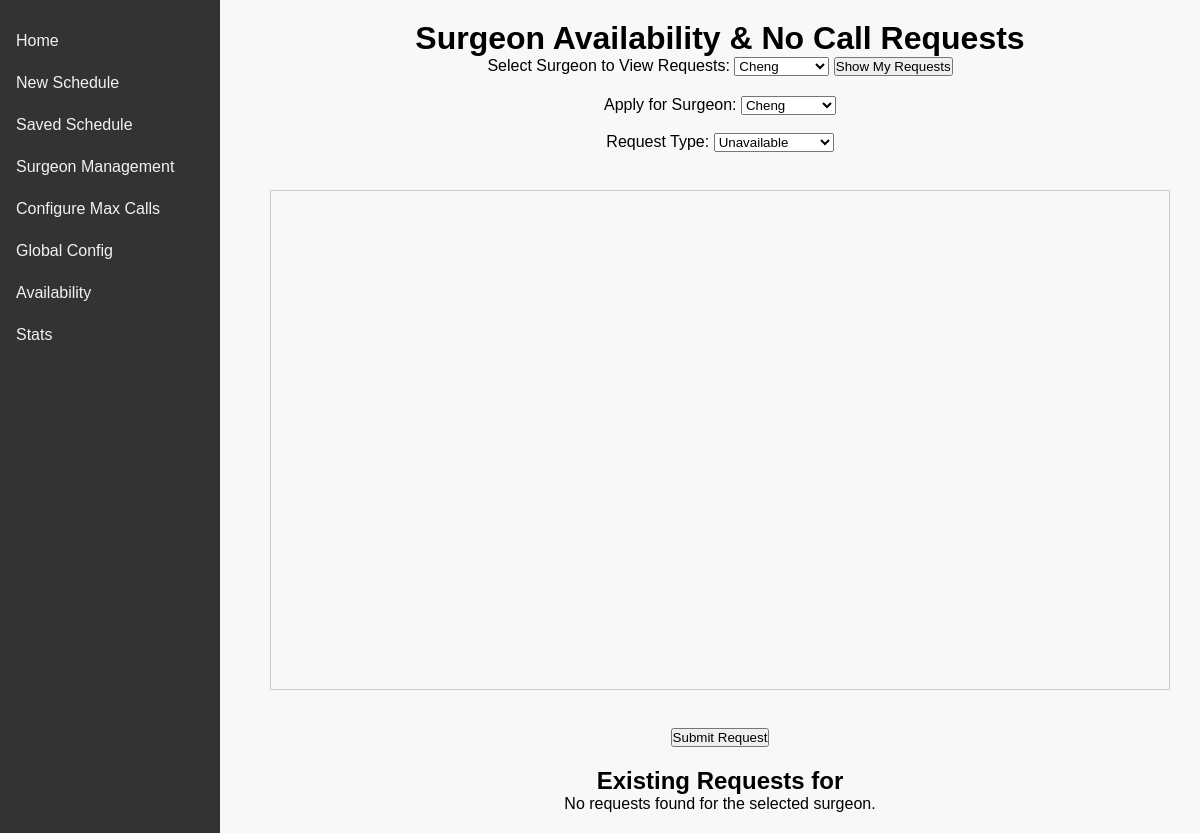
Page /availability?surgeon_id=7 on the earlier database version.
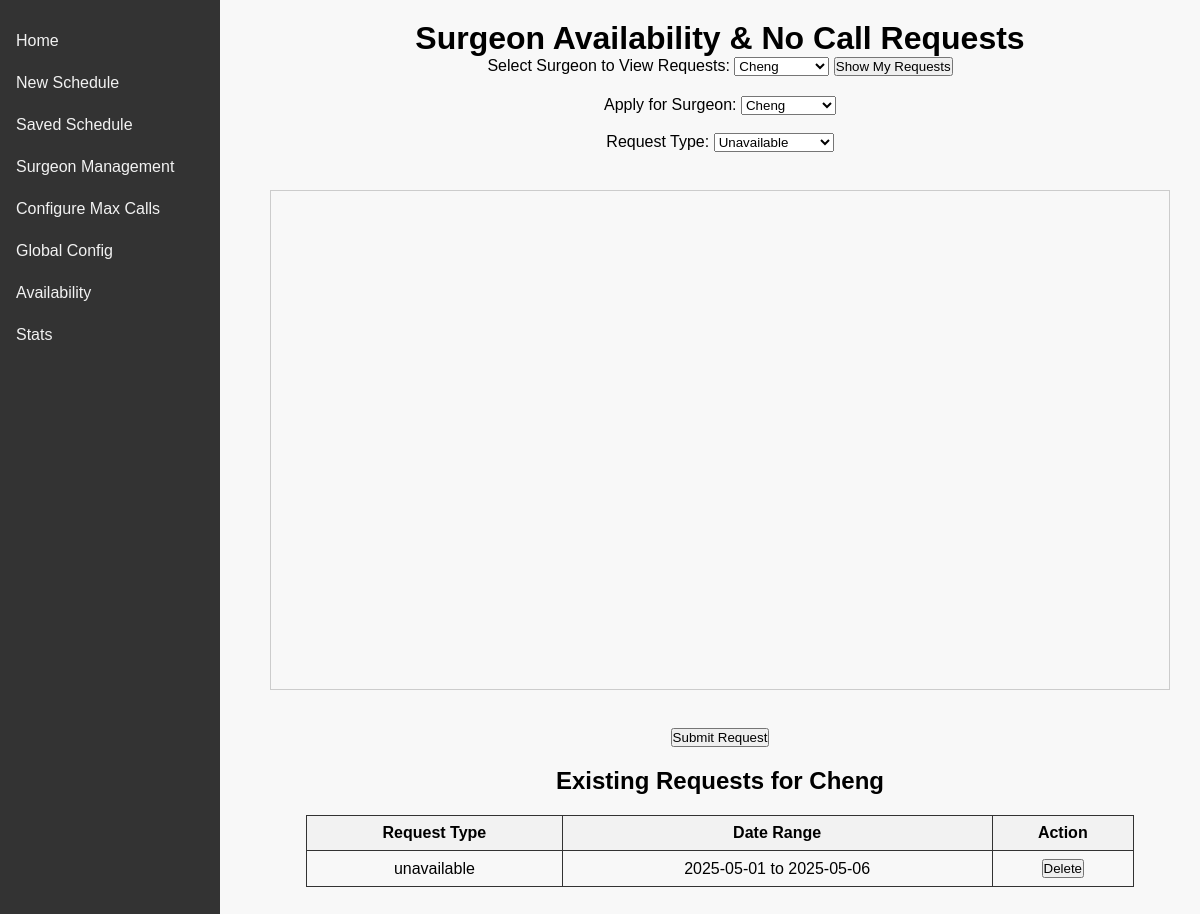
Same page on the later database version.
### tables this page shows
CREATE TABLE surgeons (
                id INTEGER PRIMARY KEY AUTOINCREMENT,
                name TEXT NOT NULL,
                call_levels TEXT NOT NULL
            , nlth INTEGER NOT NULL DEFAULT 0);

CREATE TABLE surgeon_availability (
                id INTEGER PRIMARY KEY AUTOINCREMENT,
                surgeon_id INTEGER,
                request_type TEXT,   -- "unavailable" or "no_call"
                date TEXT,
                FOREIGN KEY(surgeon_id) REFERENCES surgeons(id)
            );

### app.py (the view)
@app.route('/availability', methods=['GET', 'POST'])
def availability():
    db = get_db()
    if request.method == 'POST':
        surgeon_id = request.form.get('surgeon_id')
        request_type = request.form.get('request_type')  # "unavailable" or "no_call"
        start_date = request.form.get('start_date')
        end_date = request.form.get('end_date')
        if not surgeon_id or not start_date or not end_date or not request_type:
            flash("Please fill in all fields.")
        else:
            try:
                start_dt = datetime.datetime.strptime(start_date, "%Y-%m-%d").date()
                end_dt = datetime.datetime.strptime(end_date, "%Y-%m-%d").date()
                if start_dt > end_dt:
                    flash("Start date must be before or equal to end date.")
                    return redirect(url_for('availability', surgeon_id=surgeon_id))
                current_dt = start_dt
                while current_dt <= end_dt:
                    db.execute("INSERT INTO surgeon_availability (surgeon_id, request_type, date) VALUES (?, ?, ?)",
                               (surgeon_id, request_type, current_dt.isoformat()))
                    current_dt += datetime.timedelta(days=1)
                db.commit()
                flash("Request submitted successfully!")
            except Exception as e:
                flash(f"Error processing the dates: {str(e)}")
        return redirect(url_for('availability', surgeon_id=surgeon_id))
    else:
        surgeon_id = request.args.get('surgeon_id')
        try:
            surgeon_id = int(surgeon_id) if surgeon_id else None
        except ValueError:
            surgeon_id = None
        events = {}
        surgeon_name = ""
        if surgeon_id:
            rows = db.execute(
                "SELECT sa.date, sa.request_type, s.name, s.call_levels FROM surgeon_availability sa JOIN surgeons s ON sa.surgeon_id = s.id WHERE s.id = ? ORDER BY sa.date",
                (surgeon_id,)
            ).fetchall()
            if rows:
                surgeon_name = rows[0]["name"]
            grouped_by_type = {}
            for row in rows:
                rtype = row["request_type"]
                if rtype not in grouped_by_type:
                    grouped_by_type[rtype] = []
                grouped_by_type[rtype].append(row["date"])
            for rtype, date_list in grouped_by_type.items():
                events[rtype] = group_dates(date_list)
        surgeons = get_all_surgeons()
        return render_template('availability.html', events=events, surgeons=surgeons, selected_surgeon_id=surgeon_id, surgeon_name=surgeon_name)

### app.py (called while the page is built)
@app.context_processor
def utility_processor():
    return {
        'parse_call_levels': parse_call_levels
    }

@app.teardown_appcontext
def close_connection(exception):
    db = getattr(g, '_database', None)
    if db is not None:
        db.close()

### helper.py (called while the page is built)
def get_db():
    db = getattr(g, '_database', None)
    if db is None:
        db = g._database = sqlite3.connect(DATABASE)
        db.row_factory = sqlite3.Row  # Enables dict-like access.
    return db

def group_dates(date_list):
    if not date_list:
        return []
    date_objs = sorted([datetime.datetime.strptime(d, "%Y-%m-%d").date() for d in date_list])
    groups = []
    start = date_objs[0]
    end = date_objs[0]
    for d in date_objs[1:]:
        if d == end + datetime.timedelta(days=1):
            end = d
        else:
            groups.append({"start": start.isoformat(), "end": end.isoformat()})
            start = d
            end = d
    groups.append({"start": start.isoformat(), "end": end.isoformat()})
    return groups

def get_all_surgeons():
    db = get_db()
    rows = db.execute("SELECT * FROM surgeons").fetchall()
    return [dict(row) for row in rows]

### templates/availability.html (shortened to what this page needs)
{% extends "base.html" %}
{% block head %}
  <link href='https://cdn.jsdelivr.net/npm/fullcalendar@6.1.5/main.min.css' rel='stylesheet' />
{% endblock %}
{% block content %}
  <h1 style="text-align: center;">Surgeon Availability & No Call Requests</h1>
  <form method="get" action="{{ url_for('availability') }}" style="text-align: center; margin-bottom: 20px;">
    <label for="surgeon_id_get">Select Surgeon to View Requests:</label>
    <select name="surgeon_id" id="surgeon_id_get" required>
      {% for surgeon in surgeons %}
        <option value="{{ surgeon.id }}"
          {% if selected_surgeon_id and surgeon.id == selected_surgeon_id %}selected{% endif %}>
          {{ surgeon.name }}
        </option>
      {% endfor %}
    </select>
    <button type="submit">Show My Requests</button>
  </form>
  <form method="post" action="{{ url_for('availability') }}" id="availabilityForm" style="text-align: center; margin-bottom: 20px;">
    <label for="surgeon_id_post">Apply for Surgeon:</label>
    <select name="surgeon_id" id="surgeon_id_post" required>
      {% for surgeon in surgeons %}
        <option value="{{ surgeon.id }}"
          {% if selected_surgeon_id and surgeon.id == selected_surgeon_id %}selected{% endif %}>
          {{ surgeon.name }}
        </option>
      {% endfor %}
    </select>
    <br><br>
    <label for="request_type">Request Type:</label>
    <select name="request_type" id="request_type" required>
      <option value="unavailable">Unavailable</option>
    </select>
    <br><br>
    <div class="calendar-container">
      <div id="calendar"></div>
    </div>
    <br>
    <button type="submit">Submit Request</button>
  </form>
  {% if selected_surgeon_id %}
    <h2 style="text-align: center;">Existing Requests for {{ surgeon_name }}</h2>
    {% if events %}
      <table>
        <thead>
          <tr>
            <th>Request Type</th>
            <th>Date Range</th>
            <th>Action</th>
          </tr>
        </thead>
        <tbody>
          {% for req_type, ranges in events.items() %}
            {% for range in ranges %}
              <tr>
                <td>{{ req_type }}</td>
                <td>
                  {% if range.start == range.end %}
                    {{ range.start }}
                  {% else %}
                    {{ range.start }} to {{ range.end }}
                  {% endif %}
                </td>
                <td>
                  <form method="post" action="{{ url_for('delete_availability') }}" onsubmit="return confirm('Are you sure you want to delete this request group?');">
                    <button type="submit">Delete</button>
                  </form>
                </td>
              </tr>
            {% endfor %}
          {% endfor %}
        </tbody>
      </table>
    {% else %}
      <p style="text-align: center;">No requests found for the selected surgeon.</p>
    {% endif %}
  {% else %}
    <p style="text-align: center;">Please select a surgeon to view their requests.</p>
  {% endif %}
{% endblock %}

Differences in the rows shown:
now on this page (row unchanged): surgeons: name "Cheng"
added surgeon_availability: ranges "unavailable", start "2025-05-01", end "2025-05-06"
Other differences:
text no longer shown: "No requests found for the selected surgeon."
text now shown: "Request Type Date Range Action"
